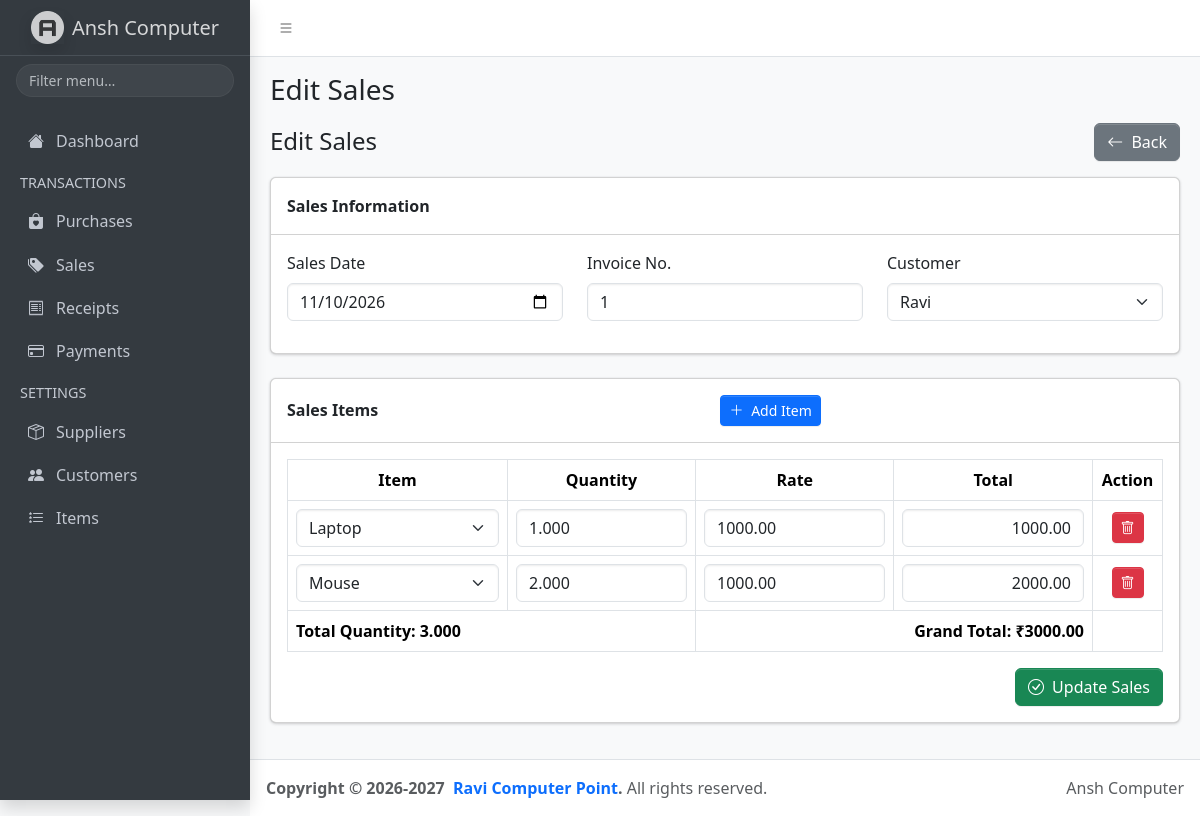
Screenshot of /sales/edit.php?id=3 with the database file from the repository.
### tables this page shows
CREATE TABLE `sales` (
  `id` int(11) NOT NULL,
  `date` date NOT NULL,
  `invoice_no` varchar(100) DEFAULT NULL,
  `customer_id` int(11) NOT NULL,
  `total_amount` decimal(14,2) NOT NULL DEFAULT 0.00,
  `created_at` timestamp NULL DEFAULT current_timestamp()
);

CREATE TABLE `customers` (
  `id` int(11) NOT NULL,
  `name` varchar(50) NOT NULL,
  `mobile_no` varchar(10) DEFAULT NULL,
  `address` varchar(50) DEFAULT NULL
);

CREATE TABLE `sales_items` (
  `id` int(11) NOT NULL,
  `sales_id` int(11) NOT NULL,
  `item_id` int(11) NOT NULL,
  `quantity` decimal(12,3) NOT NULL,
  `rate` decimal(12,2) NOT NULL,
  `total` decimal(14,2) NOT NULL
);

CREATE TABLE `items` (
  `id` int(11) NOT NULL,
  `name` varchar(100) NOT NULL
);

### sales/edit.php (the view, shortened to what this page needs)
<?php
require_once('../db_config.php');
$id = (int)($_GET['id'] ?? $_POST['id'] ?? 0);
$stmt = $conn->prepare("
    SELECT * FROM sales WHERE id = ?
");
$stmt->bind_param("i", $id);
$stmt->execute();
$sale = $stmt->get_result()->fetch_assoc();
$customers = mysqli_query(
    $conn,
    "SELECT id, name FROM customers ORDER BY name"
);
$itemsResult = mysqli_query(
    $conn,
    "SELECT id, name FROM items ORDER BY name"
);
$allItems = [];
while ($row = mysqli_fetch_assoc($itemsResult)) {
    $allItems[] = $row;
}
$itemStmt = $conn->prepare("
    SELECT
        sales_items.item_id,
        sales_items.quantity,
        sales_items.rate,
        items.name AS item_name
    FROM sales_items
    LEFT JOIN items
        ON sales_items.item_id = items.id
    WHERE sales_items.sales_id = ?
    ORDER BY sales_items.id ASC
");
$itemStmt->bind_param("i", $id);
$itemStmt->execute();
$existingItems = $itemStmt->get_result()->fetch_all(MYSQLI_ASSOC);
if ($_SERVER['REQUEST_METHOD'] === 'POST') {
    $formItems = [];
    foreach ($items as $key => $itemId) {
        $selectedItem = null;
        foreach ($allItems as $availableItem) {
            if ((int)$availableItem['id'] === (int)$itemId) {
                $selectedItem = $availableItem;
                break;
            }
        }
        $formItems[] = [
            'item_id' => (int)$itemId,
            'quantity' => $quantities[$key] ?? '',
            'rate' => $rates[$key] ?? '',
            'item_name' => $selectedItem['name'] ?? ''
        ];
    }
} else {
    $date = $sale['date'];
    $invoice_no = $sale['invoice_no'];
    $customer_id = $sale['customer_id'];
    $formItems = $existingItems;
}
include('../includes/header.php');
?>
<div class="d-flex justify-content-between align-items-center mb-3">
    <h4 class="mb-0">Edit Sales</h4>
    <a href="index.php" class="btn btn-secondary">
        <i class="bi bi-arrow-left me-1"></i>
        Back
    </a>
</div>
<form method="POST" action="edit.php?id=<?php echo $id; ?>">
    <div class="card mb-4">
        <div class="card-header">
            <strong>Sales Information</strong>
        </div>
        <div class="card-body">
            <div class="row">
                <div class="col-md-4 mb-3">
                    <label class="form-label">Sales Date</label>
                    <input
                        type="date"
                        name="date"
                        class="form-control"
                        value="<?php echo htmlspecialchars($date ?? $sale['date'], ENT_QUOTES, 'UTF-8'); ?>"
                        required
                    >
                </div>
                <div class="col-md-4 mb-3">
                    <label class="form-label">Invoice No.</label>
                    <input
                        type="text"
                        name="invoice_no"
                        class="form-control"
                        value="<?php echo htmlspecialchars($invoice_no ?? $sale['invoice_no'], ENT_QUOTES, 'UTF-8'); ?>"
                        placeholder="Enter invoice number"
                    >
                </div>
                <div class="col-md-4 mb-3">
                    <label class="form-label">Customer</label>
                    <select name="customer_id" class="form-select" required>
                        <?php while ($customer = mysqli_fetch_assoc($customers)): ?>
                            <option
                                value="<?php echo (int)$customer['id']; ?>"
                                <?php echo ((int)$customer['id'] === (int)($customer_id ?? $sale['customer_id'])) ? 'selected' : ''; ?>
                            >
                                <?php echo htmlspecialchars($customer['name'], ENT_QUOTES, 'UTF-8'); ?>
                            </option>
                        <?php endwhile; ?>
                    </select>
                </div>
            </div>
        </div>
    </div>
    <div class="card mb-4">
        <div class="card-header d-flex justify-content-between align-items-center">
            <strong>Sales Items</strong>
            <button type="button" class="btn btn-primary btn-sm" id="addItem">
                <i class="bi bi-plus-lg me-1"></i>
                Add Item
            </button>
        </div>
        <div class="card-body">
            <div class="table-responsive">
                <table class="table table-bordered align-middle">
                    <thead>
                        <tr class="text-center">
                            <th style="min-width:220px;">Item</th>
                            <th style="min-width:110px;">Quantity</th>
                            <th style="min-width:130px;">Rate</th>
                            <th style="min-width:130px;">Total</th>
                            <th style="width:70px;">Action</th>
                        </tr>
                    </thead>
                    <tbody id="salesItems">
                        <?php foreach ($formItems as $formItem): ?>
                            <tr class="sales-row">
                                <td>
                                    <select name="items[]" class="form-select item-select" required>
                                        <?php foreach ($allItems as $availableItem): ?>
                                            <option
                                                value="<?php echo (int)$availableItem['id']; ?>"
                                                <?php echo ((int)$availableItem['id'] === (int)$formItem['item_id']) ? 'selected' : ''; ?>
                                            >
                                                <?php echo htmlspecialchars($availableItem['name'], ENT_QUOTES, 'UTF-8'); ?>
                                            </option>
                                        <?php endforeach; ?>
                                    </select>
                                </td>
                                <td>
                                    <input
                                        type="number"
                                        name="quantities[]"
                                        class="form-control quantity"
                                        min="0.001"
                                        step="0.001"
                                        value="<?php echo htmlspecialchars((string)$formItem['quantity'], ENT_QUOTES, 'UTF-8'); ?>"
                                        required
                                    >
                                </td>
                                <td>
                                    <input
                                        type="number"
                                        name="rates[]"
                                        class="form-control rate"
                                        min="0"
                                        step="0.01"
                                        value="<?php echo htmlspecialchars((string)$formItem['rate'], ENT_QUOTES, 'UTF-8'); ?>"
                                        required
                                    >
                                </td>
                                <td>
                                    <input
                                        type="text"
                                        class="form-control row-total text-end"
                                        value="0.00"
                                        readonly
                                    >
                                </td>
                                <td class="text-center">
                                    <button
                                        type="button"
                                        class="btn btn-danger btn-sm remove-item"
                                        title="Remove item"
                                    >
                                        <i class="bi bi-trash"></i>
                                    </button>
                                </td>
                            </tr>
                        <?php endforeach; ?>
                    </tbody>
                    <tfoot>
                        <tr>
                            <th colspan="2">
                                Total Quantity:
                                <span id="totalQuantity">0</span>
                            </th>
                            <th colspan="2" class="text-end">
                                Grand Total:
                                <span id="grandTotal">₹0.00</span>
                            </th>
                            <th></th>
                        </tr>
                    </tfoot>
                </table>
            </div>
            <div class="text-end">
                <button type="submit" class="btn btn-success">
                    <i class="bi bi-check-circle me-1"></i>
                    Update Sales
                </button>
            </div>
        </div>
    </div>
</form>
<?php include('../includes/footer.php'); ?>

### rows the page displays
sales: date "11/10/2026", invoice_no "1", customer_id "Ravi"
sales_items: item.name "Laptop", quantity "1.000", rate "1000.00"
sales_items: item.name "Mouse", quantity "2.000", rate "1000.00"

### other values shown
$page_title "Edit Sales"
